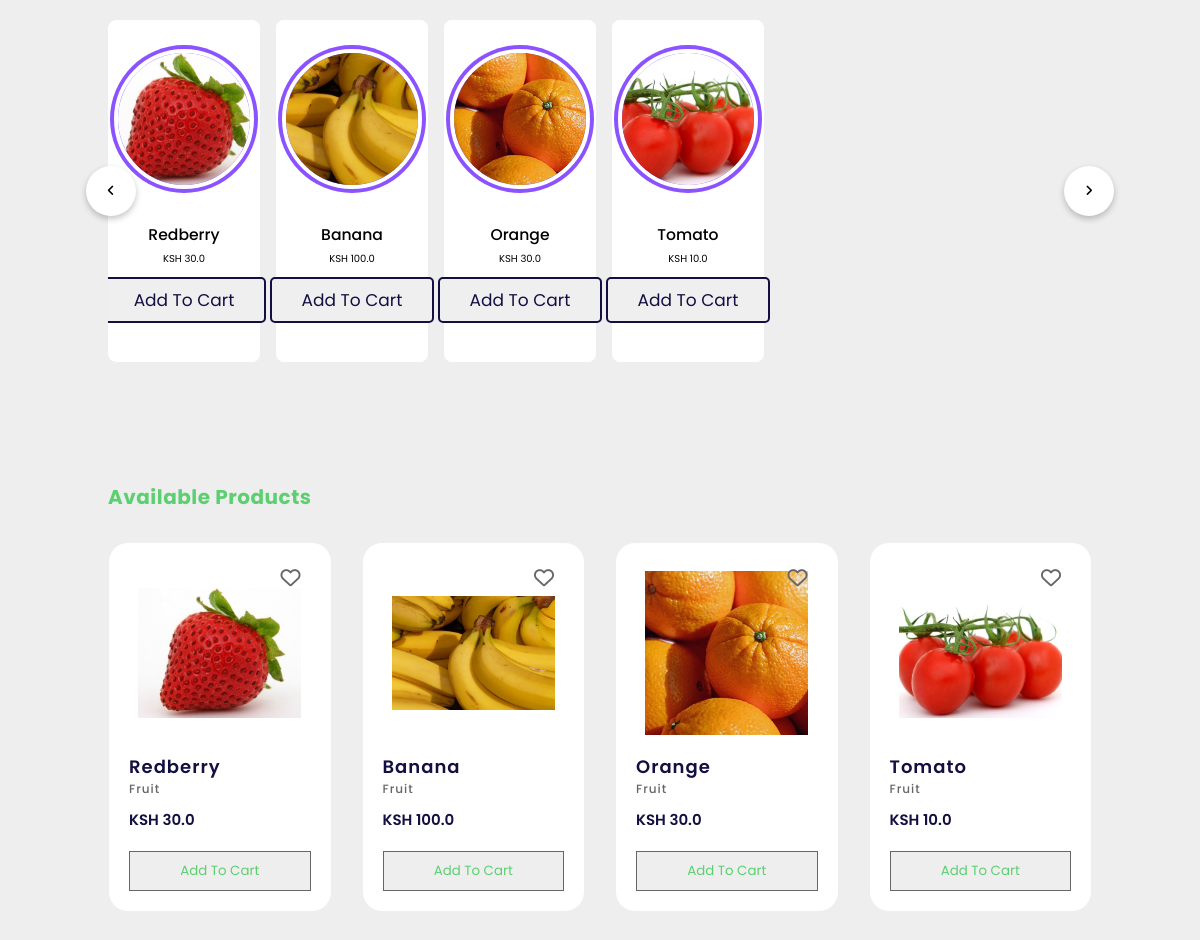
The page /shop on the database as committed earlier.
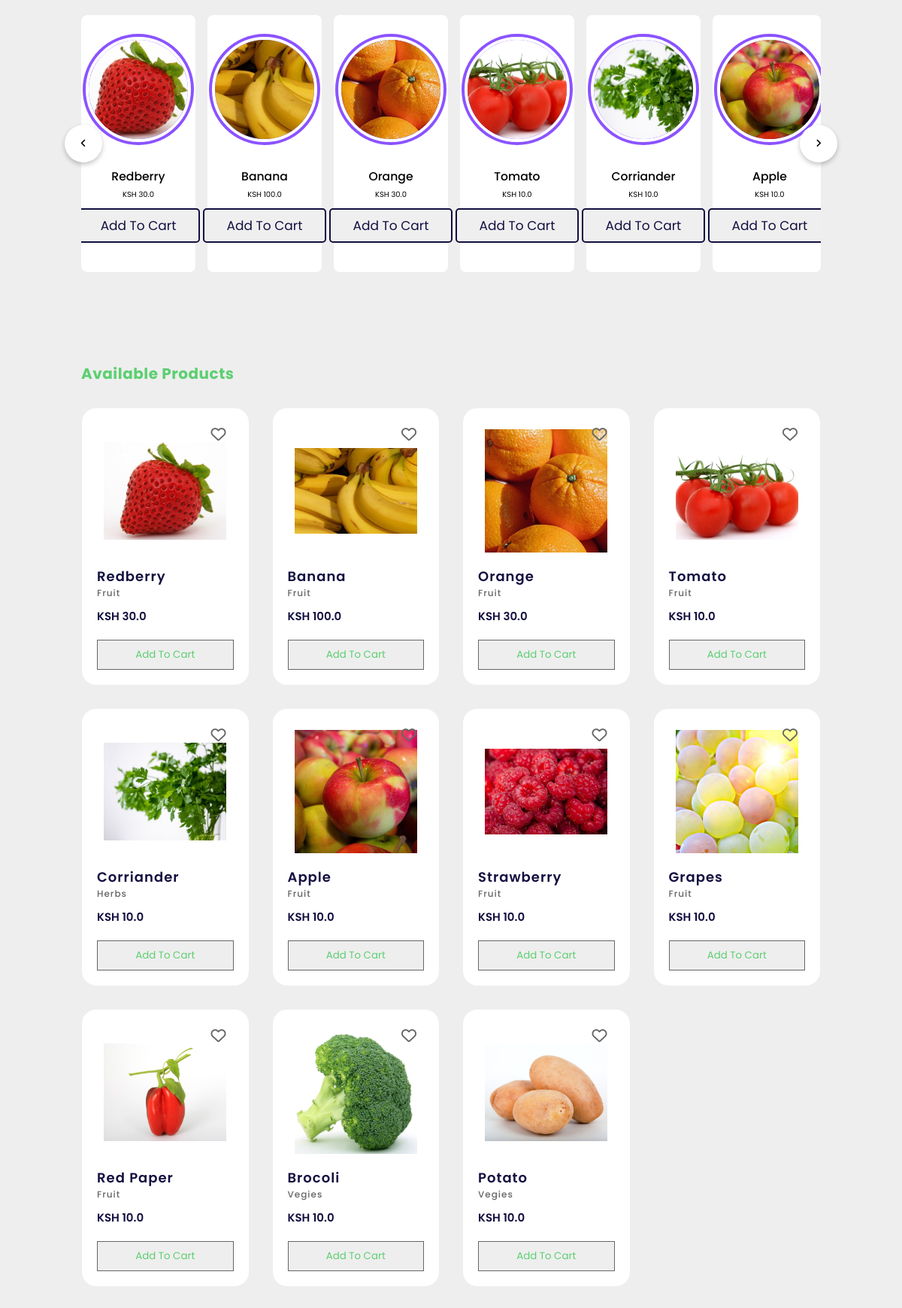
The same page on the database as committed later.
### app/models.py (models this page shows)
class Product(db.Model):
    id = db.Column(db.Integer, primary_key=True)
    name = db.Column(db.String(100), nullable=False)
    description = db.Column(db.Text, nullable=True)
    price = db.Column(db.Float, nullable=False)
    image_url = db.Column(db.String(200), nullable=True)
    category_id = db.Column(db.Integer, db.ForeignKey('category.id'), nullable=False)
    category = db.relationship('Category', backref=db.backref('products', lazy=True))

### app/products/product.py (the view)
@bp.route('/shop')
def shop_products():
    products = Product.query.all()
    return render_template('shop.html', products=products)

### app/templates/shop.html (shortened to what this page needs)
<!DOCTYPE html>
<html lang="en" dir="ltr">
<head>
  <link rel="stylesheet" href="{{url_for('static', filename='CSS/style.css')}}">
  <link rel="stylesheet" href="{{url_for('static', filename='CSS/shop.css')}}">
  <link rel="stylesheet" href="https://cdnjs.cloudflare.com/ajax/libs/font-awesome/6.3.0/css/all.min.css">
</head>
<body>
  <section class="slider">
    <div class="wrapper">
      <i id="left" class="fa-solid fa-angle-left"></i>
      <ul class="carousel">
        {% for product in products%}
        <li class="card">
          <div class="img"><img src="{{url_for('static', filename=product.image_url)}}" alt="img" draggable="false">
          </div>
          <h2>{{product.name}}</h2>
          <div class="price">KSH {{product.price}}</div>
          <form action="{{url_for('orders.add_to_cart')}}" method="POST">
            <input type="submit" value="add to cart" class="btn">
          </form>
        </li>
        {% endfor %}
      </ul>
      <i id="right" class="fa-solid fa-angle-right"></i>
    </div>
  </section>
  <section class="products" id="products">
    <div class="product-heading">
      <h2>Available Products</h2>
    </div>
    <div class="product-container">
      {% for product in products%}
      <div class="product-box">
        <img src="{{url_for('static', filename=product.image_url)}}" alt="products">
        <strong>{{product.name}}</strong>
        <span class="quantity">{{product.description}}</span>
        <span class="price">KSH {{product.price}}</span>
        <form action="{{url_for('orders.add_to_cart')}}" method="POST">
          <input type="submit" value="add to cart" class="cart-btn">
        </form>
        <a href="#" class="like-btn">
          <i class="far fa-heart"></i>
        </a>
      </div>
      {% endfor %}
    </div>
  </section>
</body>
</html>

### app/static/CSS/style.css (style rules this page uses)
:root { --orange: #ff7800; --green: #198754; --black: #130f40; --smooth-green: #40aa54; --light-green: #5ccf71; --light-color: #666; --box-shadow: 0 .5rem 1rem rgba(0,0,0,.1); --border: .2rem solid rgba(0,0,0,.1); --outline: .1rem solid rgba(0,0,0,.1); --outline-hover: .2rem solid var(--orange); }
* { font-family: 'Poppins', sans-serif; margin: 0; padding: 0; box-sizing: border-box; outline: none; border: none; text-transform: capitalize; transition: all .2s linear; }
html { font-size: 62.5%; overflow-x: hidden; scroll-behavior: smooth; scroll-padding-top: 7rem; }
body { background: #eee; }
section { padding: 2rem 9%; }
a { text-decoration: none; }
.btn { margin-top: 1rem; display: inline-block; padding: .8rem 3rem; font-size: 1.7rem; border-radius: .5rem; border: .2rem solid var(--black); color: var(--black); cursor: pointer; }
#category, #products { display: flex; flex-direction: column; margin: 40px auto; }
.category-heading, .product-heading { display: flex; justify-content: space-between; align-items: center; }
.category-heading h2, .product-heading h2 { font-size: 2rem; font-weight: 700; color: var(--light-green); letter-spacing: 0.5px; }
#products { margin: 80px auto; }
.product-container { display: grid; grid-template-columns: 1fr 1fr 1fr 1fr; grid-gap: 30px; margin: 30px 0px; }
.product-box { width: 100%; border: 1px solid #eee; background-color: #fff; padding: 20px; border-radius: 20px; display: flex; flex-direction: column; position: relative; }
.product-box img { width: 90%; height: 180px; object-fit: contain; object-position: center; margin: auto; }
.product-box strong { color: var(--black); font-size: 1.8rem; letter-spacing: 1px; font-weight: 600; margin-top: 10px; }
.product-box .quantity { color: var(--light-color); font-size: 1.2rem; font-weight: 500; letter-spacing: 1px; }
.product-box .price { margin-top: 10px; font-size: 1.5rem; font-weight: 600; color: var(--black); }
.product-box .cart-btn { border: .1rem solid var(--light-color); color: var(--light-green); background-color: #eee; display: flex; justify-content: center; align-items: center; margin-top: 20px; width: 100%; height: 40px; transition: all ease 0.3s; }
.product-box .like-btn { position: absolute; right: 30px; top: 20px; color: var(--light-color); font-size: 2rem; }
.product-box .like-btn i { transition: all ease 0.3s; }

### app/static/CSS/shop.css (style rules this page uses)
.wrapper { max-width: 1840px; width: 100%; position: relative; }
.wrapper i { top: 50%; height: 50px; width: 50px; cursor: pointer; font-size: 1.25rem; position: absolute; text-align: center; line-height: 50px; background: #fff; border-radius: 50%; box-shadow: 0 3px 6px rgba(0,0,0,0.23); transform: translateY(-50%); transition: transform 0.1s linear; }
.wrapper i:first-child { left: -22px; }
.wrapper i:last-child { right: -22px; }
.wrapper .carousel { display: grid; grid-auto-flow: column; grid-auto-columns: calc((100% / 6) - 12px); overflow-x: auto; scroll-snap-type: x mandatory; gap: 16px; border-radius: 8px; scroll-behavior: smooth; scrollbar-width: none; }
.carousel :where(.card, .img) { display: flex; justify-content: center; align-items: center; }
.carousel .card { scroll-snap-align: start; height: 342px; list-style: none; background: #fff; cursor: pointer; padding-bottom: 15px; flex-direction: column; border-radius: 8px; }
.carousel .card .img { background: #8B53FF; height: 148px; width: 148px; border-radius: 50%; }
.card .img img { width: 140px; height: 140px; border-radius: 50%; object-fit: cover; border: 4px solid #fff; }
.carousel .card h2 { font-weight: 500; font-size: 1.56rem; margin: 30px 0 5px; }

Rows that differ between the two databases and show on the page:
added Product: image_url (picture), name "Corriander", price "10.0", description "Herbs"
added Product: image_url (picture), name "Apple", price "10.0", description "Fruit"
added Product: image_url (picture), name "Strawberry", description "Fruit", price "10.0", shown under "Available Products"
added Product: image_url (picture), name "Grapes", description "Fruit", price "10.0", shown under "Available Products"
added Product: image_url (picture), name "Red Paper", description "Fruit", price "10.0", shown under "Available Products"
added Product: image_url (picture), name "Brocoli", description "Vegies", price "10.0", shown under "Available Products"
added Product: image_url (picture), name "Potato", description "Vegies", price "10.0", shown under "Available Products"
